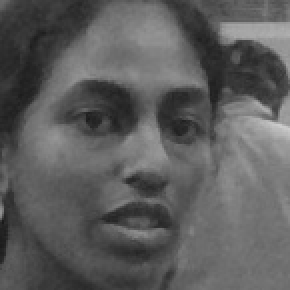
#> input picture FRAS/TrainingImage/jeslin.1.12.jpg, 145 x 145 px, given in place of the camera (shown 2 times larger)
$ python main.py
#> lines starting #> are read from the running program, lines starting #| are printed output that depends on the picture; after the words box and inside, x2 and y2 are one past the last pixel; in counts of white or black regions, pixels touching at a corner belong together
#> the answer given: 1
### FRAS/check_camera.py
def camer():
    import cv2

    # Load the cascade
    face_cascade = cv2.CascadeClassifier('haarcascade_frontalface_default.xml')

    # To capture video from webcam.
    cap = cv2.VideoCapture(0)

    while True:
        # Read the frame
        _, img = cap.read()
#> img is the input picture: shape (145, 145, 3); min 25, max 205, mean 92.6

        # Convert to grayscale
        gray = cv2.cvtColor(img, cv2.COLOR_BGR2GRAY)

        # Detect the faces
        faces = face_cascade.detectMultiScale(gray, 1.3, 5, minSize=(30, 30),flags = cv2.CASCADE_SCALE_IMAGE)
#> faces = [[11, 14, 116, 116]]

        # Draw the rectangle around each face
        for (x, y, w, h) in faces:
            cv2.rectangle(img, (x, y), (x + w, y + h), (10,159,255), 2)
#> this loop made 1 pass
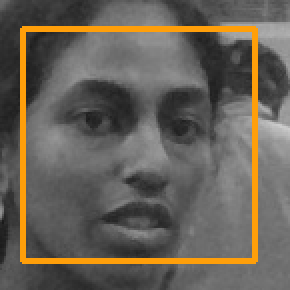
#> img: shape (145, 145, 3) (shown 2 times larger); 6.6% of pixels changed, all inside (x1, y1, x2, y2) = (10, 13, 129, 132)


        # Display
        cv2.imshow('Webcam Check', img)

        # Stop if escape key is pressed
        if cv2.waitKey(1) & 0xFF == ord('q'):
#> (key q is pressed here)
            break

    # Release the VideoCapture object
    cap.release()
    cv2.destroyAllWindows()

### FRAS/main.py
import os  # accessing the os functions
import check_camera
import Capture_Image
import Train_Image
import Recognize


# creating the title bar function

def title_bar():
    os.system('cls')  # for windows

    # title of the program

    print("\t**********************************************")
    print("\t***** Face Recognition Attendance System *****")
    print("\t**********************************************")


# creating the user main menu function

def mainMenu():
    title_bar()
    print()
    print(10 * "*", "WELCOME MENU", 10 * "*")
    print("[1] Check Camera")
    print("[2] Capture Faces")
    print("[3] Train Images")
    print("[4] Recognize & Attendance")
    print("[5] Auto Mail")
    print("[6] Quit")

    while True:
        try:
            choice = int(input("Enter Choice: "))

            if choice == 1:
                checkCamera()
                break
            elif choice == 2:
                CaptureFaces()
                break
            elif choice == 3:
                Trainimages()
                break
            elif choice == 4:
                RecognizeFaces()
                break
            elif choice == 5:
                os.system("py automail.py")
                print("Mail sent successfully")
                mainMenu()
                break
                mainMenu()
            elif choice == 6:
                print("Thank You")
                break
            else:
                print("Invalid Choice. Enter 1-4")
                mainMenu()
        except ValueError:
            print("Invalid Choice. Enter 1-4\n Try Again")
    exit


# ---------------------------------------------------------
# calling the camera test function from check camera.py file

def checkCamera():
    check_camera.camer()
    key = input("Enter any key to return main menu")
    mainMenu()
#> the answer given: 1
#> the loop in camer (call 2), `for (x, y, w, h) in faces:` made 1 pass
#> (key Esc is pressed here)
#> the answer given: 1


# --------------------------------------------------------------
# calling the take image function form capture image.py file

def CaptureFaces():
    Capture_Image.takeImages()
    key = input("Enter any key to return main menu")
    mainMenu()


# -----------------------------------------------------------------
# calling the train images from train_images.py file

def Trainimages():
    Train_Image.TrainImages()
    key = input("Enter any key to return main menu")
    mainMenu()


# --------------------------------------------------------------------
# calling the recognize_attendance from recognize.py file

def RecognizeFaces():
    Recognize.recognize_attendence()
    key = input("Enter any key to return main menu")
    mainMenu()


# ---------------main driver ------------------
#> (the run stopped early here; a loop or call above may not have finished)

$ run again, on FRAS/TrainingImage/jeslin.1.13.jpg
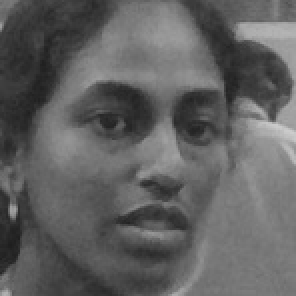
#> input picture FRAS/TrainingImage/jeslin.1.13.jpg, 148 x 148 px, given in place of the camera (shown 2 times larger)
#> in camer, img is the input picture: shape (148, 148, 3); min 30, max 205, mean 96.5
#> faces = [[22, 17, 116, 116]]
#> the loop in camer, `for (x, y, w, h) in faces:` made 1 pass
#> after the loop in camer, `for (x, y, w, h) in faces:`:
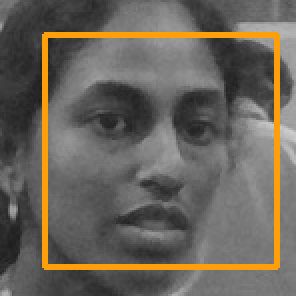
#> img: shape (148, 148, 3) (shown 2 times larger); 6.34% of pixels changed, all inside (x1, y1, x2, y2) = (21, 16, 140, 135)
#> the loop in camer (call 2), `for (x, y, w, h) in faces:` made 1 pass

$ run again, on FRAS/TrainingImage/jeslin.1.14.jpg
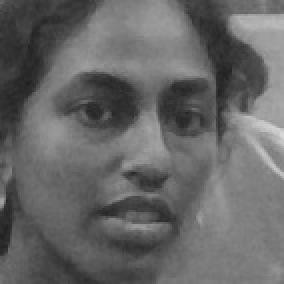
#> input picture FRAS/TrainingImage/jeslin.1.14.jpg, 142 x 142 px, given in place of the camera (shown 2 times larger)
#> in camer, img is the input picture: shape (142, 142, 3); min 30, max 216, mean 102.2
#> faces = [[13, 10, 116, 116]]
#> the loop in camer, `for (x, y, w, h) in faces:` made 1 pass
#> after the loop in camer, `for (x, y, w, h) in faces:`:
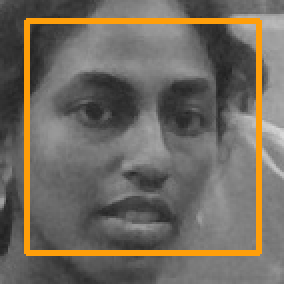
#> img: shape (142, 142, 3) (shown 2 times larger); 6.88% of pixels changed, all inside (x1, y1, x2, y2) = (12, 9, 131, 128)
#> the loop in camer (call 2), `for (x, y, w, h) in faces:` made 1 pass
